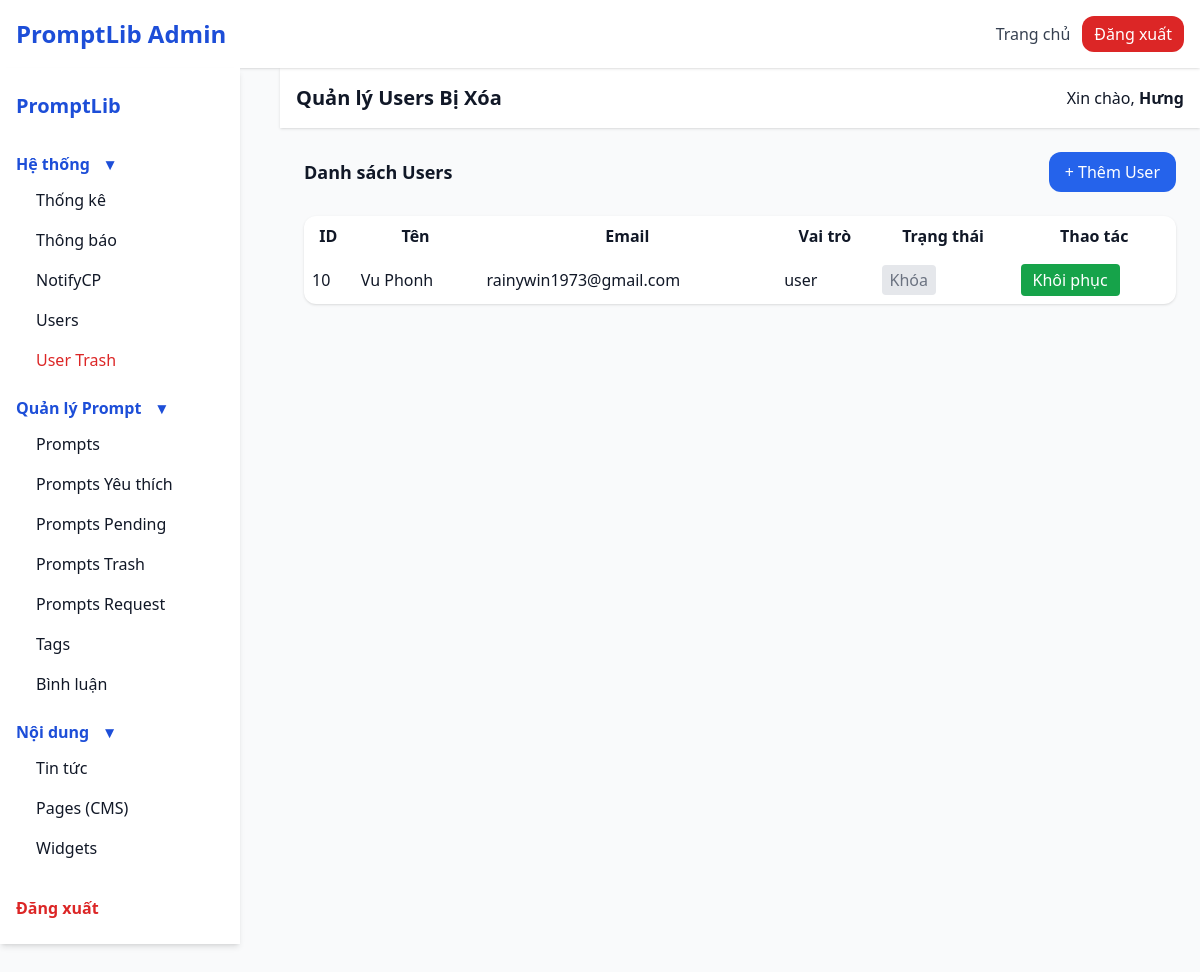
The app's page /admin/users_trash.php (signed in) with its own data.
### tables this page shows
CREATE TABLE `users` (
  `id` int(11) NOT NULL,
  `email` varchar(100) DEFAULT NULL,
  `password` varchar(255) DEFAULT NULL,
  `name` varchar(100) DEFAULT NULL,
  `role` enum('root','admin','premium','user') DEFAULT 'user',
  `premium_expire` datetime DEFAULT NULL,
  `is_active` tinyint(1) DEFAULT 1,
  `created_at` datetime DEFAULT NULL,
  `last_login` datetime DEFAULT NULL,
  `is_deleted` tinyint(1) DEFAULT 0,
  `deleted_at` datetime DEFAULT NULL,
  `api_gpt_key` varchar(255) DEFAULT NULL,
  `api_gemini_key` varchar(255) DEFAULT NULL
);

### admin/users_trash.php (the view, shortened to what this page needs)
<?php
require_once '../includes/loader.php';
include 'layout.php';
?>
<div class="flex items-center justify-between mb-6">
    <h2 class="text-lg font-bold">Danh sách Users</h2>
    <button onclick="openUserModal()" class="bg-blue-600 text-white px-4 py-2 rounded-xl">+ Thêm User</button>
</div>
<table class="min-w-full bg-white rounded-xl shadow">
    <thead>
        <tr>
            <th class="p-2">ID</th>
            <th class="p-2">Tên</th>
            <th class="p-2">Email</th>
            <th class="p-2">Vai trò</th>
            <th class="p-2">Trạng thái</th>
            <th class="p-2">Thao tác</th>
        </tr>
    </thead>
    <tbody id="users-table-body">
        <?php
        $q = $pdo->query("SELECT * FROM users WHERE is_deleted=1 ORDER BY deleted_at DESC");
        while ($user = $q->fetch()):
		?>
        <tr>
            <td class="p-2"><?php echo $user['id'] ?></td>
            <td class="p-2"><?php echo htmlspecialchars($user['name']) ?></td>
            <td class="p-2"><?php echo htmlspecialchars($user['email']) ?></td>
            <td class="p-2"><?php echo $user['role'] ?></td>
            <td class="p-2">
                <span class="px-2 py-1 rounded <?php echo $user['is_active'] ? 'bg-green-100 text-green-700' : 'bg-gray-200 text-gray-500'; ?>">
                    <?php echo $user['is_active'] ? 'Hoạt động' : 'Khóa'; ?>
                </span>
            </td>
            <td class="p-2">
				<?php if ($user['role'] != 'root'): ?>
					<button class="bg-green-600 text-white px-3 py-1 rounded" onclick="restoreUser(<?php echo $user['id'] ?>)">
						Khôi phục
					</button>
				<?php endif; ?>
			</td>
        </tr>
        <?php endwhile; ?>
    </tbody>
</table>
<?php include 'layout_end.php'; ?>

### records on screen
users: id "10", name "Vu Phonh", email "rainywin1973@gmail.com", role "user", is_active "Khóa"

### other values on screen
$group "Hệ thống"
$item['label'] "Thống kê"
$item['label'] "Thông báo"
$item['label'] "NotifyCP"
$item['label'] "Users"
$item['label'] "User Trash"
$group "Quản lý Prompt"
$item['label'] "Prompts"
$item['label'] "Prompts Yêu thích"
$item['label'] "Prompts Pending"
$item['label'] "Prompts Trash"
$item['label'] "Prompts Request"
$item['label'] "Tags"
$item['label'] "Bình luận"
$group "Nội dung"
